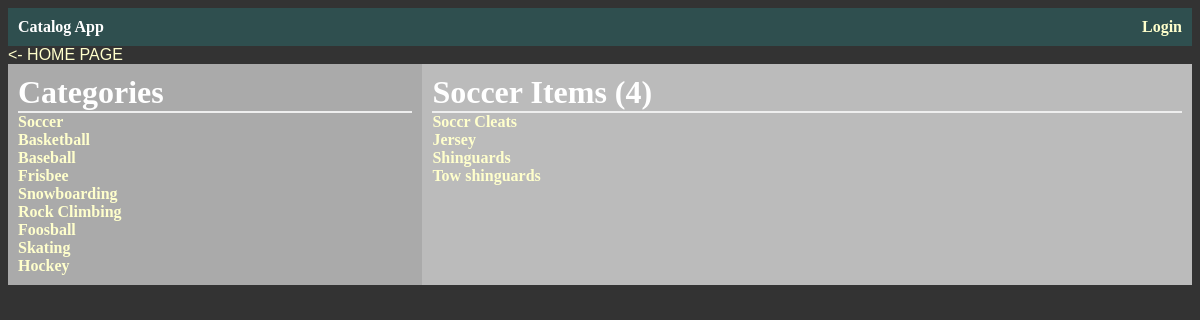
/catalog/Soccer/items/, run on the app's committed database.
### database_setup.py (models this page shows, shortened)
class Category(Base):
    __tablename__ = 'category'
    id = Column(Integer, primary_key=True)
    name = Column(String(250), nullable=False)
    user_id = Column(Integer, ForeignKey('user.id'))
    user = relationship(User)

class Item(Base):
    __tablename__ = 'item'
    id = Column(Integer, primary_key=True)
    title = Column(String(80), nullable=False)
    description = Column(String(250))
    cat_id = Column(Integer, ForeignKey('category.id'))
    category = relationship(Category)
    user_id = Column(Integer, ForeignKey('user.id'))
    user = relationship(User)

### application.py (the view)
@app.route('/catalog/<string:cat_name>/items/')
def category_items(cat_name):
    categories = session.query(Category).all()
    category = session.query(Category).filter_by(name=cat_name).one()
    items = session.query(Item).filter_by(cat_id=category.id). \
        order_by(Item.id.desc()).all()
    ary_items = []
    for l in items:
        item_output = {
            'id': l.id,
            'title': l.title,
            'cat_id': l.cat_id,
            'cat_name': cat_name,
        }
        ary_items.append(item_output)
    return render_template('listItemsCat.html', categories=categories,
                           cat_name=cat_name, items=ary_items)

### templates/listItemsCat.html (shortened to what this page needs)
{% extends "main.html" %}
{% block content %}
	<a href = '{{url_for('home') }}'> <- HOME PAGE</a>
	<div class="row">
		<div class="col-left" style="background-color:#aaa;">
			<h1> Categories </h1>
			{% for c in categories %}
				<h2>
					<a href='{{url_for('category_items', cat_name = c.name)}}' style='text-decoration:none' >{{c.name}}<a/>
				</h2>
			{% endfor %}
		</div>
		<div class="col-right" style="background-color:#bbb;">
			<h1> {{cat_name}} Items ({{items|length}}) </h1>
			{% for i in items %}
				<h2>
					<a href='{{url_for('item_information', cat_name=cat_name, item_title=i.title )}}' >{{i.title}} <a/>
				</h2>
			{% endfor %}
			{% if categories|length > items|length %}
					{% for c in range(categories|length - items|length) %}
						<h2>&nbsp;</h2>
					{% endfor %}
				{% endif %}
		</div>
	</div>
{% endblock%}

### static/styles.css (style rules this page uses)
* { box-sizing: border-box; }
.row { width: 100%; }
.col-left { padding: 10px; float: left; width: 35%; }
.col-right { padding: 10px; float: right; width: 65%; }
body { font-family: sans-serif; background-color: #333333 }
h1, h2, h3, h4 { color: #ffffff; }
h1, h2 { font-family: 'georgia', serif; margin:0; }
h1 { border-bottom: 2px solid #eee; }
h2 { font-size: 1em; }
a { text-decoration: none; color: #ffffcc; font-size: 1 em; }

### data on the page
Category: name "Soccer"
Category: name "Basketball"
Category: name "Baseball"
Category: name "Frisbee"
Category: name "Snowboarding"
Category: name "Rock Climbing"
Category: name "Foosball"
Category: name "Skating"
Category: name "Hockey"
Item: title "Soccr Cleats"
Item: title "Jersey"
Item: title "Shinguards"
Item: title "Tow shinguards"

### other printed values
{{ items|length }} "4"
